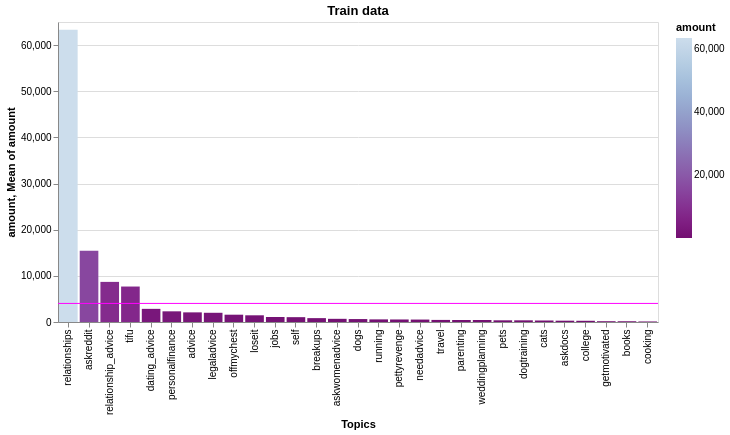

The notebook cell saved with this chart:
### Code cell
# showing the amount of posts in each subreddit (category) in the training set
bar = show_me_more(training, "Train data", 'bluepurple')
bar.display()

### Figure 1 — Vega-Lite specification as saved in the notebook (floating-point values rounded to 4 significant figures)
{"$schema": "https://vega.github.io/schema/vega-lite/v5.20.1.json", "config": {"view": {"continuousHeight": 300, "continuousWidth": 300}}, "data": {"name": "data-fec6078ae35ec5f93a61acc6c43210a7"}, "datasets": {"data-fec6078ae35ec5f93a61acc6c43210a7": [{"Topics": "relationships", "amount": 63324}, {"Topics": "askreddit", "amount": 15440}, {"Topics": "relationship_advice", "amount": 8691}, {"Topics": "tifu", "amount": 7685}, {"Topics": "dating_advice", "amount": 2849}, {"Topics": "personalfinance", "amount": 2312}, {"Topics": "advice", "amount": 2088}, {"Topics": "legaladvice", "amount": 1997}, {"Topics": "offmychest", "amount": 1582}, {"Topics": "loseit", "amount": 1452}, {"Topics": "jobs", "amount": 1084}, {"Topics": "self", "amount": 1048}, {"Topics": "breakups", "amount": 838}, {"Topics": "askwomenadvice", "amount": 688}, {"Topics": "dogs", "amount": 638}, {"Topics": "running", "amount": 567}, {"Topics": "pettyrevenge", "amount": 548}, {"Topics": "needadvice", "amount": 528}, {"Topics": "travel", "amount": 452}, {"Topics": "parenting", "amount": 435}, {"Topics": "weddingplanning", "amount": 433}, {"Topics": "pets", "amount": 366}, {"Topics": "dogtraining", "amount": 362}, {"Topics": "cats", "amount": 324}, {"Topics": "askdocs", "amount": 283}, {"Topics": "college", "amount": 264}, {"Topics": "getmotivated", "amount": 169}, {"Topics": "books", "amount": 161}, {"Topics": "cooking", "amount": 114}]}, "layer": [{"encoding": {"color": {"field": "amount", "scale": {"reverse": true, "scheme": "bluepurple"}, "type": "quantitative"}, "tooltip": {"field": "amount", "type": "quantitative"}, "x": {"field": "Topics", "sort": {}, "type": "nominal"}, "y": {"field": "amount", "type": "quantitative"}}, "mark": {"type": "bar"}, "name": "view_16", "title": "Train data"}, {"encoding": {"y": {"aggregate": "mean", "field": "amount", "type": "quantitative"}}, "mark": {"color": "magenta", "type": "rule"}}], "params": [{"bind": "scales", "name": "param_19", "select": {"encodings": ["x", "y"], "type": "interval"}, "views": ["view_16"]}], "width": 600}
